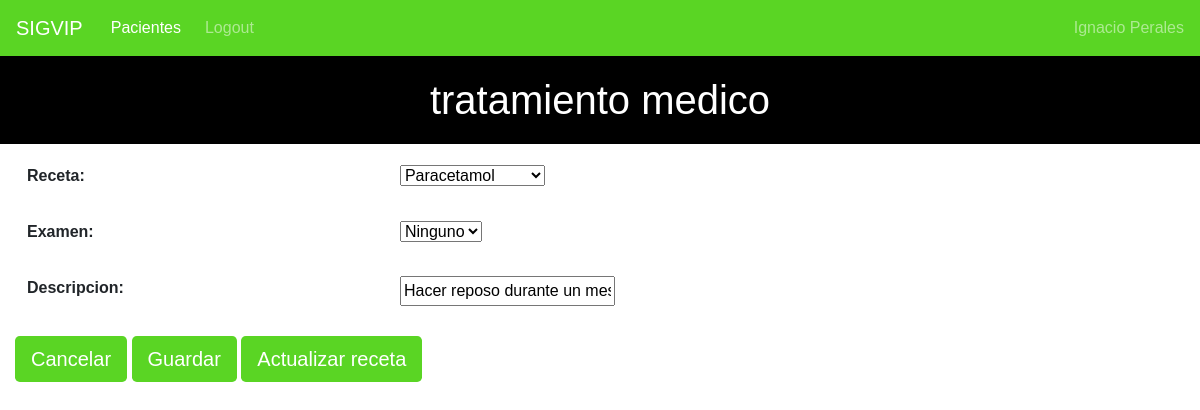
The page /ficha/1/detalle/4/update/2/ (signed in) on the database its author committed.
### ficha/models.py (models this page shows, shortened)
class Tratamiento(models.Model):
    receta = models.ForeignKey(Receta,default=None,on_delete=models.CASCADE)
    examen = models.ForeignKey(Examen,default=None,on_delete=models.CASCADE)
    descripcion = models.CharField(max_length=500)

### ficha/views.py (the view)
# urls.py: re_path(r'^(?P<fk>\d+)/detalle/(?P<codigo>\d+)/update/(?P<pk>\d+)/?$',views.TratamientoUpdate.as_view(success_url='pacientes/'),name='tratamiento_update'),
class TratamientoUpdate(UpdateView):
    model = Tratamiento
    template_name = './actualizar_tratamiento.html'
    fields = ['receta','examen','descripcion']

### ficha/models.py (called while the page is built)
    def __str__(self):
        return "{}".format(self.texamen)

    def __str__(self):
        return "{}".format(self.tipoexamen)

    def __str__(self):
        return "{}".format(self.medicamento)

### ficha/templates/actualizar_tratamiento.html (shortened to what this page needs)
{% extends "base.html" %}
{% block pagina %}
<h1>tratamiento medico</h1>
{% endblock %}
{% block content %}
<div id="consulta_form" class="container">
    <form action="" method="POST">
        <table class="table table-borderless">
            {{form.as_table}}
        </table>
        <a class="btn btn-primary btn-lg" href="{{request.META.HTTP_REFERER}}" role="button">Cancelar</a>
        <input type="submit" class="btn btn-lg btn-primary " value="Guardar" onclick="CrearTratamiento()"></input>
        <a class="btn btn-primary btn-lg" href="{{object.receta_id}}/" role="button">Actualizar receta </a>
    </form>
</div>
{% endblock %}

### pacientes/templates/navbar.html (shortened to what this page needs)
<nav class="navbar navbar-expand-lg navbar-dark">
    <a class="navbar-brand" href="{% url 'index' %}">SIGVIP</a>
    <div class="collapse navbar-collapse" id="navbarNav">
      <ul class="navbar-nav mr-auto">
        {% if user.is_authenticated %}
            <li class="nav-item active">
                <a class="nav-link" href="/pacientes">Pacientes<span class="sr-only">(current)</span></a>
            </li>
            <li class="nav-item">
                <a class="nav-link" href="{% url 'logout' %}">Logout</a>
            </li>
        </ul>
        <span class="navbar-text">
            {{user.first_name}} {{user.last_name}}
        </span>
        {% else %}
            <li class="nav-item">
                <a class="nav-link" href="{% url 'login' %}">Login</a>
            </li>
        {% endif %}
    </div>
</nav>

### pacientes/static/css/cursos.css (style rules this page uses)
body { margin: 0; padding: 0; font-family: sans-serif; }
.navbar { background-color: #5ad524; }
.navbar .navbar-brand { color: white; }
h1 { text-align: center; background-color: black; padding: 20px; color: white; }
.navbar .nav-link { color: white; border-radius: .25rem; margin: 0 0.25em; }
.btn-primary { background-color: #5ad524; border: none; }
#consulta_form { position: absolute; left: 0%; }

### rows shown on the page
Tratamiento: receta "Paracetamol", examen "Ninguno", descripcion "Hacer reposo durante un mes"

### other values the page prints
{{ user.first_name }} "Ignacio"
{{ user.last_name }} "Perales"
